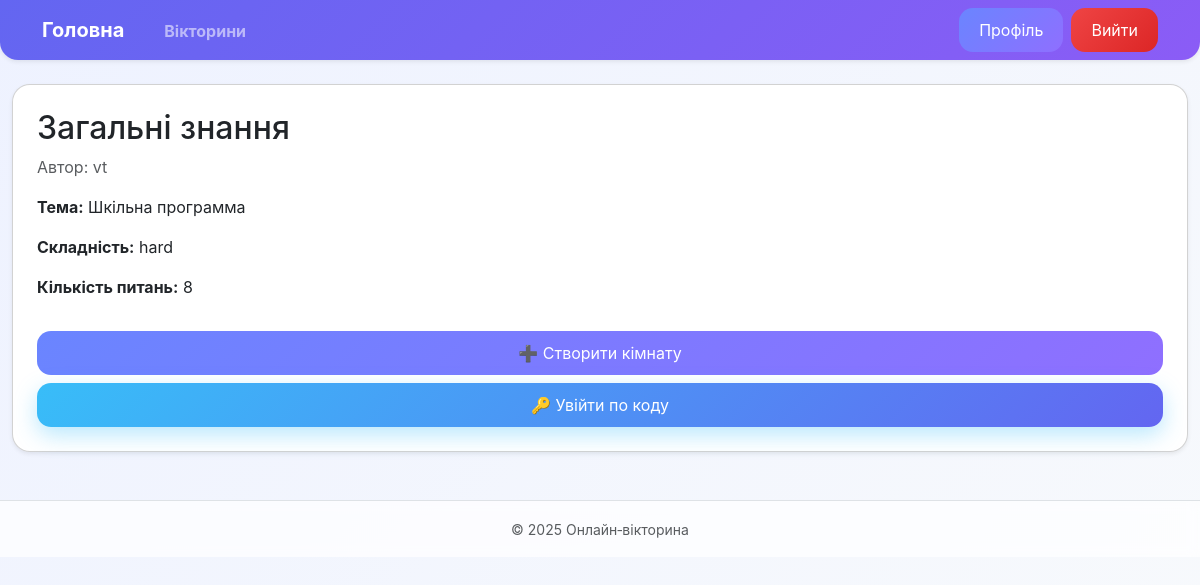
Page /quiz/10/ (signed in) on the committed database.
### quiz/models.py (models this page shows, shortened)
class Quiz(models.Model):
    title = models.CharField(max_length=100, verbose_name="Назва вікторини")
    complexity = models.CharField(
        max_length=20,
        choices=[
            ('easy', 'Легка'),
            ('medium', 'Середня'),
            ('hard', 'Складна'),
        ],
        default='medium',
        verbose_name="Складність"
    )
    theme = models.CharField(max_length=50, verbose_name="Тема")
    author = models.ForeignKey(
        settings.AUTH_USER_MODEL,
        on_delete=models.CASCADE,
        related_name='quizzes',
        verbose_name="Автор"
    )
    que_time = models.PositiveIntegerField(default=30)
    que_count = models.PositiveIntegerField(default=10)
    created_at = models.DateTimeField(auto_now_add=True)

### accounts/models.py (models this page shows, shortened)
class User(AbstractUser):
    ROLE_CHOICES = (
        ('user', 'User'),
        ('admin', 'Administrator'),
    )
    role = models.CharField(
        max_length=10,
        choices=ROLE_CHOICES,
        default='user'
    )
    bio = models.TextField(blank=True, null=True)
    avatar = models.ImageField(upload_to='avatars/', blank=True, null=True)
    def __str__(self):
        return self.username

### quiz/views.py (the view)
# urls.py: path("<int:pk>/", QuizDetailView.as_view(), name="detail"),
class QuizDetailView(LoginRequiredMixin, DetailView):
    model = Quiz
    template_name = "quiz/quiz_detail.html"
    context_object_name = "quiz"

### quiz/templates/quiz/quiz_detail.html (shortened to what this page needs)
{% extends "main.html" %}
{% block content %}
<div class="card shadow-sm p-4 quiz-detail-card">
  <h2>{{ quiz.title }}</h2>
  <p class="text-muted">Автор: {{ quiz.author }}</p>
  <p><strong>Тема:</strong> {{ quiz.theme }}</p>
  <p><strong>Складність:</strong> {{ quiz.complexity }}</p>
  <p><strong>Кількість питань:</strong> {{ quiz.que_count }}</p>
  <a href="{% url 'quiz:room_create' quiz.pk %}"
     class="btn btn-main w-100 mt-3 btn-glow">
    ➕ Створити кімнату
  </a>
  <a href="{% url 'quiz:room_join' %}"
     class="btn btn-winter w-100 mt-2 btn-glow">
    🔑 Увійти по коду
  </a>
</div>
{% endblock %}

### online_quiz/templates/main.html (style rules this page uses)
:root { --grad-main: linear-gradient(135deg, #6366f1, #8b5cf6); --grad-btn: linear-gradient(135deg, #6a85ff, #8f6fff); --grad-danger: linear-gradient(135deg, #ef4444, #dc2626); --bg-soft: linear-gradient(135deg, #eef2ff, #f8fafc); }
body { min-height: 100vh; background: var(--bg-soft); font-family: Inter, system-ui, sans-serif; }
.btn { border-radius: 14px; padding: 10px 20px; transition: .25s; }
.btn-main { background: var(--grad-btn); color: #fff; border: none; }

### quiz/templates/quiz/quiz_detail.html (style rules this page uses)
.btn-glow { transition: .3s ease; }
.btn-winter { background: linear-gradient(135deg, #38bdf8, #6366f1); color: #fff; border: none; box-shadow: 0 8px 22px rgba(56,189,248,.35); }
.quiz-detail-card { border-radius: 18px; background: rgba(255,255,255,.95); }

### rows in the picture
Quiz: title "Загальні знання", author "vt", theme "Шкільна программа", complexity "hard", que_count "8"
